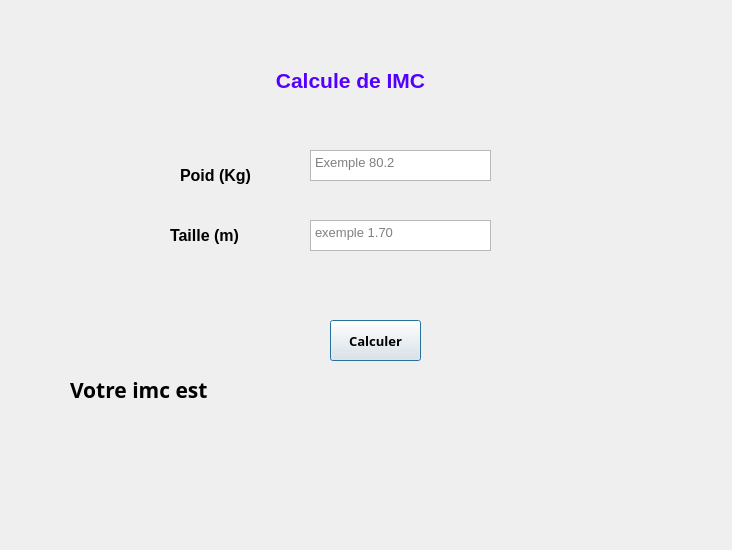
<?xml version="1.0" encoding="UTF-8"?>
<ui version="4.0">
 <class>Dialog</class>
 <widget class="QDialog" name="Dialog">
  <property name="geometry">
   <rect>
    <x>0</x>
    <y>0</y>
    <width>732</width>
    <height>550</height>
   </rect>
  </property>
  <property name="cursor">
   <cursorShape>ArrowCursor</cursorShape>
  </property>
  <property name="windowTitle">
   <string>Dialog</string>
  </property>
  <widget class="QLabel" name="label">
   <property name="geometry">
    <rect>
     <x>270</x>
     <y>50</y>
     <width>161</width>
     <height>61</height>
    </rect>
   </property>
   <property name="text">
    <string>&lt;html&gt;&lt;head/&gt;&lt;body&gt;&lt;p align=&quot;center&quot;&gt;&lt;span style=&quot; font-size:16pt; font-weight:600; color:#5500ff;&quot;&gt;Calcule de IMC&lt;/span&gt;&lt;/p&gt;&lt;/body&gt;&lt;/html&gt;</string>
   </property>
  </widget>
  <widget class="QLabel" name="label_2">
   <property name="geometry">
    <rect>
     <x>180</x>
     <y>160</y>
     <width>81</width>
     <height>31</height>
    </rect>
   </property>
   <property name="text">
    <string>&lt;html&gt;&lt;head/&gt;&lt;body&gt;&lt;p&gt;&lt;span style=&quot; font-size:12pt; font-weight:600;&quot;&gt;Poid (Kg)&lt;/span&gt;&lt;/p&gt;&lt;/body&gt;&lt;/html&gt;</string>
   </property>
  </widget>
  <widget class="QLabel" name="label_3">
   <property name="geometry">
    <rect>
     <x>170</x>
     <y>220</y>
     <width>101</width>
     <height>31</height>
    </rect>
   </property>
   <property name="text">
    <string>&lt;html&gt;&lt;head/&gt;&lt;body&gt;&lt;p&gt;&lt;span style=&quot; font-size:12pt; font-weight:600;&quot;&gt;Taille (m)&lt;/span&gt;&lt;/p&gt;&lt;/body&gt;&lt;/html&gt;</string>
   </property>
  </widget>
  <widget class="QLabel" name="indice">
   <property name="geometry">
    <rect>
     <x>70</x>
     <y>360</y>
     <width>631</width>
     <height>61</height>
    </rect>
   </property>
   <property name="font">
    <font>
     <family>Arial Black</family>
     <pointsize>14</pointsize>
     <weight>75</weight>
     <bold>true</bold>
    </font>
   </property>
   <property name="text">
    <string>&lt;html&gt;&lt;head/&gt;&lt;body&gt;&lt;p&gt;&lt;span style=&quot; font-size:16pt; font-weight:600;&quot;&gt;Votre imc est&lt;/span&gt;&lt;/p&gt;&lt;/body&gt;&lt;/html&gt;</string>
   </property>
  </widget>
  <widget class="QTextEdit" name="vpoid">
   <property name="geometry">
    <rect>
     <x>310</x>
     <y>150</y>
     <width>181</width>
     <height>31</height>
    </rect>
   </property>
   <property name="font">
    <font>
     <family>Arial</family>
     <pointsize>10</pointsize>
    </font>
   </property>
   <property name="placeholderText">
    <string>Exemple 80.2</string>
   </property>
  </widget>
  <widget class="QTextEdit" name="vtaille">
   <property name="geometry">
    <rect>
     <x>310</x>
     <y>220</y>
     <width>181</width>
     <height>31</height>
    </rect>
   </property>
   <property name="font">
    <font>
     <family>Arial</family>
     <pointsize>10</pointsize>
    </font>
   </property>
   <property name="placeholderText">
    <string>exemple 1.70</string>
   </property>
  </widget>
  <widget class="QPushButton" name="btn">
   <property name="geometry">
    <rect>
     <x>330</x>
     <y>320</y>
     <width>91</width>
     <height>41</height>
    </rect>
   </property>
   <property name="font">
    <font>
     <family>Arial Black</family>
     <pointsize>10</pointsize>
     <weight>75</weight>
     <bold>true</bold>
    </font>
   </property>
   <property name="text">
    <string>Calculer</string>
   </property>
  </widget>
  <widget class="QLabel" name="erreur">
   <property name="geometry">
    <rect>
     <x>360</x>
     <y>270</y>
     <width>91</width>
     <height>31</height>
    </rect>
   </property>
   <property name="text">
    <string>&lt;html&gt;&lt;head/&gt;&lt;body&gt;&lt;p&gt;&lt;br/&gt;&lt;/p&gt;&lt;/body&gt;&lt;/html&gt;</string>
   </property>
  </widget>
 </widget>
 <resources/>
 <connections/>
</ui>
